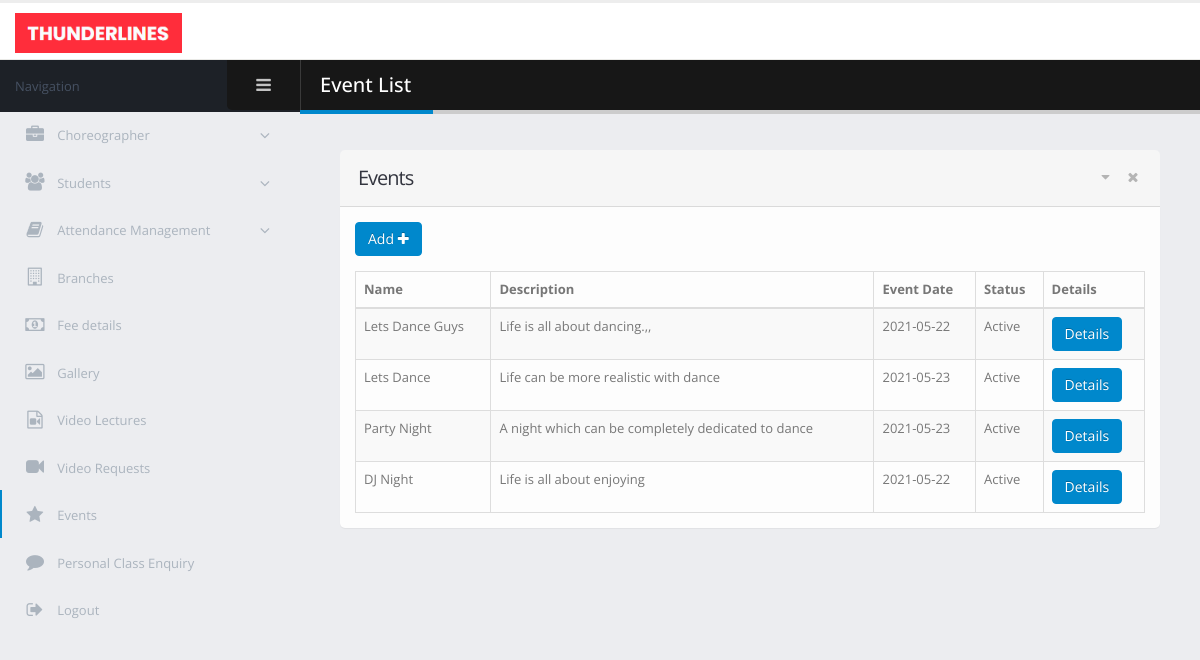
Page /admin/event_details.php on the committed database.
### tables this page shows
CREATE TABLE `events` (
  `event_id` int(11) NOT NULL,
  `event_name` varchar(40) NOT NULL,
  `event_poster` text NOT NULL,
  `event_description` text NOT NULL,
  `event_date` date NOT NULL,
  `event_status` int(11) NOT NULL
);

### admin/event_details.php (the view, shortened to what this page needs)
<!doctype html>
<html class="fixed">
<head>
    <link rel="stylesheet" href="assets/vendor/bootstrap/css/bootstrap.css" />
    <link rel="stylesheet" href="assets/vendor/font-awesome/css/font-awesome.css" />
    <link rel="stylesheet" href="assets/vendor/magnific-popup/magnific-popup.css" />
    <link rel="stylesheet" href="assets/vendor/bootstrap-datepicker/css/bootstrap-datepicker3.css" />
    <link rel="stylesheet" href="assets/vendor/jquery-ui/jquery-ui.css" />
    <link rel="stylesheet" href="assets/vendor/jquery-ui/jquery-ui.theme.css" />
    <link rel="stylesheet" href="assets/vendor/bootstrap-multiselect/bootstrap-multiselect.css" />
    <link rel="stylesheet" href="assets/vendor/morris.js/morris.css" />
    <link rel="stylesheet" href="assets/stylesheets/theme.css" />
    <link rel="stylesheet" href="assets/stylesheets/skins/default.css" />
    <link rel="stylesheet" href="assets/stylesheets/theme-custom.css">
</head>
<body>
<section class="body">
    <header class="header">
        <div class="logo-container">
            <a href="homepage.php" class="logo">
                <img src="assets/images/new_logo.png" alt="Porto Admin" height="40"/>
            </a>
        </div>
    </header>
    <div class="inner-wrapper">
        <aside id="sidebar-left" class="sidebar-left">
            <div class="sidebar-header">
                <div class="sidebar-title">
                    Navigation
                </div>
                <div class="sidebar-toggle hidden-xs" data-toggle-class="sidebar-left-collapsed" data-target="html" data-fire-event="sidebar-left-toggle">
                    <i class="fa fa-bars" aria-label="Toggle sidebar"></i>
                </div>
            </div>
            <div class="nano">
                <div class="nano-content">
                    <nav id="menu" class="nav-main" role="navigation">
                        <ul class="nav nav-main ">
                            <li class="nav-parent ">
                                <a href="#">
                                    <i class="fa fa-briefcase" aria-hidden="true"></i>
                                    <span>Choreographer</span>
                                </a>
                            </li>
                            <li class="nav-parent">
                                <a href="#">
                                    <i class="fa fa-users" aria-hidden="true"></i>
                                    <span>Students</span>
                                </a>
                            </li>
                            <li class="nav-parent">
                                <a href="#">
                                    <i class="fa fa-book" aria-hidden="true"></i>
                                    <span>Attendance Management</span>
                                </a>
                            </li>
                            <li>
                                <a href="branches.php">
                                    <i class="fa fa-building-o" aria-hidden="true"></i>
                                    <span>Branches</span>
                                </a>
                            </li>
                            <li>
                                <a href="fees_details.php">
                                    <i class="fa fa-money" aria-hidden="true"></i>
                                    <span>Fee details</span>
                                </a>
                            </li>
                            <li>
                                <a href="gallery.php">
                                    <i class="fa fa-image" aria-hidden="true"></i>
                                    <span>Gallery</span>
                                </a>
                            </li>
                            <li>
                                <a href="video_lectures.php">
                                    <i class="fa fa-file-video-o" aria-hidden="true"></i>
                                    <span>Video Lectures</span>
                                </a>
                            </li>
                            <li>
                                <a href="video_requests.php">
                                    <i class="fa fa-video-camera" aria-hidden="true"></i>
                                    <span>Video Requests</span>
                                </a>
                            </li>
                            <li class="nav nav-active">
                                <a href="event_details.php">
                                    <i class="fa fa-star" aria-hidden="true"></i>
                                    <span>Events</span>
                                </a>
                            </li>
                            <li>
                                <a href="personal_class_requests.php">
                                    <i class="fa fa-comment" aria-hidden="true"></i>
                                    <span>Personal Class Enquiry</span>
                                </a>
                            </li>
                            <li>
                                <a href="../login.html">
                                    <i class="fa fa-sign-out" aria-hidden="true"></i>
                                    <span>Logout</span>
                                </a>
                            </li>
                        </ul>
                    </nav>
                </div>
            </div>
        </aside>
        <section role="main" class="content-body">
            <header class="page-header">
                <h2>Event List</h2>
            </header>
            <section class="panel">
                <header class="panel-heading">
                    <div class="panel-actions">
                        <a href="#" class="panel-action panel-action-toggle" data-panel-toggle></a>
                        <a href="#" class="panel-action panel-action-dismiss" data-panel-dismiss></a>
                    </div>
                    <h2 class="panel-title">Events</h2>
                </header>
                <div class="panel-body">
                    <div class="row">
                        <div class="col-sm-6">
                            <div class="mb-md">
                                <a href="event_add.php">
                                    <button id="addeventbtn" class="btn btn-primary">Add <i class="fa fa-plus"></i> </button>
                                </a>
                            </div>
                        </div>
                    </div>
                    <table class="table table-bordered table-striped mb-none" id="tester_table">
                        <thead>
                        <tr>
                            <th>Name</th>
                            <th>Description</th>
                            <th>Event Date</th>
                            <th>Status</th>
                            <th>Details</th>
                        </tr>
                        </thead>
                        <tbody>
                        <?php
                        $server_name = "localhost";
                        $user_name = "root";
                        $password = "";
                        $database = "dance-academy";
                        $conn = new mysqli($server_name, $user_name, $password, $database);
                        $event_sel = "select * from events";
                        $res = $conn->query($event_sel);
                        while ($row = $res->fetch_array())
                        {
                            echo "<tr>";
                            echo "<td>$row[1]</td>";
                            echo "<td>$row[3]</td>";
                            echo "<td>$row[4]</td>";
                            if ($row[5]==1)
                            {
                                echo "<td>Active</td>";
                            }
                            echo "<td><a href='event_update.php?id=$row[0]'><button class='btn btn-primary'>Details</button></a></td>";
                        }
                        ?>
                        </tbody>
                    </table>
                </div>
            </section>
        </section>
    </div>
</section>
</body>
</html>

### admin/assets/stylesheets/skins/default.css (style rules this page uses)
a, .btn-link { color: #0088cc; }
body .btn-primary { color: #ffffff; text-shadow: 0 -1px 0 rgba(0, 0, 0, 0.25); background-color: #0088cc; border-color: #0088cc; }
.page-header h2 { border-bottom-color: #0088cc; }
ul.nav-main > li.nav-active > a { box-shadow: 2px 0 0 #0088cc inset; }

### rows in the picture
events: event_name "Lets Dance Guys", event_description "Life is all about dancing.,,", event_date "2021-05-22", event_status "Active"
events: event_name "Lets Dance", event_description "Life can be more realistic with dance", event_date "2021-05-23", event_status "Active"
events: event_name "Party Night", event_description "A night which can be completely dedicated to dance", event_date "2021-05-23", event_status "Active"
events: event_name "DJ Night", event_description "Life is all about enjoying", event_date "2021-05-22", event_status "Active"
